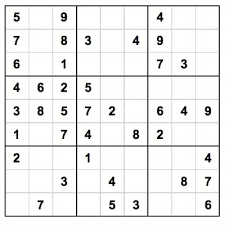
#> input picture imagens/images.png, 225 x 225 px, found by its file name
$ jupyter execute TransformadaHoughLinha.ipynb
#> lines starting #> are read from the running program, lines starting #| are printed output that depends on the picture
#> in main, img_color is the input picture: shape (225, 225, 3); mean B, G, R 237.9, 238.1, 238.1
<a href="https://colab.research.google.com/github/Duddu64/PDI/blob/main/TransformadaHoughLinha.ipynb" target="_parent"></a>

[cell 1]
from google.colab.patches import cv2_imshow
import cv2
import numpy as np

def detect_lines(img, img_color):
    img_blur = cv2.GaussianBlur(img, (3, 3), 0)
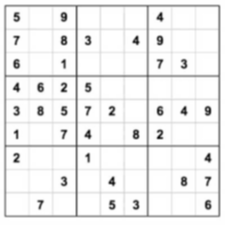
#> img_blur: shape (225, 225); min 18, max 255, mean 238.1

    edges = cv2.Canny(image=img_blur, threshold1=50, threshold2=150, apertureSize=3)
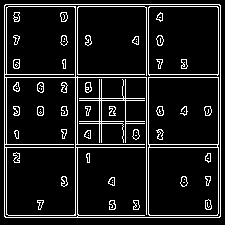
#> edges: shape (225, 225); 10.1% white in thin lines or dots

    lines = cv2.HoughLines(edges, rho=1, theta=np.pi/180, threshold=100)
#> lines = 28 rows, first 8: [4, 1.57], [77, 1.57], [217, 1.57], [144, 1.57], [147, 1.57], [4, 0], [75, 0], [220, 0]

    if lines is not None:
        for line in lines:
            rho, theta = line[0]
            a = np.cos(theta)
            b = np.sin(theta)
            x0 = a * rho
            y0 = b * rho
            x1 = int(x0 + 1000 * (-b))
            y1 = int(y0 + 1000 * (a))
            x2 = int(x0 - 1000 * (-b))
            y2 = int(y0 - 1000 * (a))


            cv2.line(img_color, (x1, y1), (x2, y2), (0, 255, 0), 2)
#> this loop made 28 passes
#> (rho, theta, a, b, x0, y0, x1, y1) on passes 1 to 12: (4, 1.57, -4.37e-08, 1, -1.75e-07, 4, -1000, 3), (77, 1.57, -4.37e-08, 1, -3.37e-06, 77, -1000, 76), (217, 1.57, -4.37e-08, 1, -9.49e-06, 217, -1000, 216), (144, 1.57, -4.37e-08, 1, -6.29e-06, 144, -1000, 143), (147, 1.57, -4.37e-08, 1, -6.43e-06, 147, -1000, 146), (4, 0, 1, 0, 4, 0, 4, 1000), (75, 0, 1, 0, 75, 0, 75, 1000), (220, 0, 1, 0, 220, 0, 220, 1000), (74, 1.57, -4.37e-08, 1, -3.23e-06, 74, -1000, 73), (146, 0, 1, 0, 146, 0, 146, 1000), (77, 0, 1, 0, 77, 0, 77, 1000), (6, 0, 1, 0, 6, 0, 6, 1000)
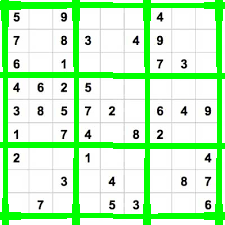
#> img_color: shape (225, 225, 3); mean of channels 0, 1, 2 195.4, 246.4, 195.5; drawn as B, G, R

    return img_color, edges

def main():

    img_color = cv2.imread('/content/images.png', cv2.IMREAD_COLOR)

    if img_color is None:
        print("Erro ao carregar a imagem.")
        return

    img_gray = cv2.cvtColor(img_color, cv2.COLOR_BGR2GRAY)

    img_with_lines, edges = detect_lines(img_gray, img_color.copy())

    cv2_imshow(img_gray)
    cv2_imshow(edges)
    cv2_imshow(img_with_lines)

if __name__ == "__main__":
    main()
